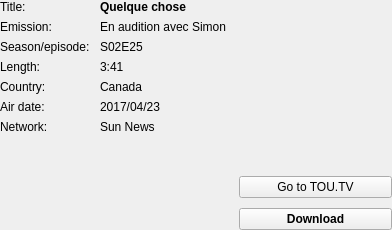
<?xml version="1.0" encoding="UTF-8"?>
<ui version="4.0">
 <class>infos_emission_widget</class>
 <widget class="QWidget" name="infos_emission_widget">
  <property name="geometry">
   <rect>
    <x>0</x>
    <y>0</y>
    <width>392</width>
    <height>230</height>
   </rect>
  </property>
  <layout class="QHBoxLayout" name="horizontalLayout" stretch="3,2">
   <property name="spacing">
    <number>10</number>
   </property>
   <property name="margin">
    <number>0</number>
   </property>
   <item>
    <layout class="QVBoxLayout" name="verticalLayout">
     <item>
      <layout class="QFormLayout" name="main_form_layout">
       <property name="fieldGrowthPolicy">
        <enum>QFormLayout::AllNonFixedFieldsGrow</enum>
       </property>
       <property name="horizontalSpacing">
        <number>10</number>
       </property>
       <property name="verticalSpacing">
        <number>6</number>
       </property>
       <item row="0" column="0">
        <widget class="QLabel" name="title_label">
         <property name="text">
          <string>Title:</string>
         </property>
        </widget>
       </item>
       <item row="0" column="1">
        <widget class="QLabel" name="title_value_label">
         <property name="font">
          <font>
           <weight>75</weight>
           <bold>true</bold>
          </font>
         </property>
         <property name="text">
          <string>Quelque chose</string>
         </property>
        </widget>
       </item>
       <item row="1" column="0">
        <widget class="QLabel" name="emission_label">
         <property name="text">
          <string>Emission:</string>
         </property>
        </widget>
       </item>
       <item row="1" column="1">
        <widget class="QLabel" name="emission_value_label">
         <property name="text">
          <string>En audition avec Simon</string>
         </property>
        </widget>
       </item>
       <item row="2" column="0">
        <widget class="QLabel" name="sae_label">
         <property name="text">
          <string>Season/episode:</string>
         </property>
        </widget>
       </item>
       <item row="2" column="1">
        <widget class="QLabel" name="sae_value_label">
         <property name="text">
          <string>S02E25</string>
         </property>
        </widget>
       </item>
       <item row="3" column="0">
        <widget class="QLabel" name="length_label">
         <property name="text">
          <string>Length:</string>
         </property>
        </widget>
       </item>
       <item row="3" column="1">
        <widget class="QLabel" name="length_value_label">
         <property name="text">
          <string>3:41</string>
         </property>
        </widget>
       </item>
       <item row="4" column="0">
        <widget class="QLabel" name="country_label">
         <property name="text">
          <string>Country:</string>
         </property>
        </widget>
       </item>
       <item row="4" column="1">
        <widget class="QLabel" name="country_value_label">
         <property name="text">
          <string>Canada</string>
         </property>
        </widget>
       </item>
       <item row="5" column="0">
        <widget class="QLabel" name="air_date_label">
         <property name="text">
          <string>Air date:</string>
         </property>
        </widget>
       </item>
       <item row="5" column="1">
        <widget class="QLabel" name="air_date_value_label">
         <property name="text">
          <string>2017/04/23</string>
         </property>
        </widget>
       </item>
       <item row="6" column="0">
        <widget class="QLabel" name="network_label">
         <property name="text">
          <string>Network:</string>
         </property>
        </widget>
       </item>
       <item row="6" column="1">
        <widget class="QLabel" name="network_value_label">
         <property name="text">
          <string>Sun News</string>
         </property>
        </widget>
       </item>
      </layout>
     </item>
     <item>
      <widget class="QLabel" name="description_label_value">
       <property name="text">
        <string/>
       </property>
       <property name="textFormat">
        <enum>Qt::PlainText</enum>
       </property>
       <property name="alignment">
        <set>Qt::AlignLeading|Qt::AlignLeft|Qt::AlignTop</set>
       </property>
       <property name="wordWrap">
        <bool>true</bool>
       </property>
      </widget>
     </item>
     <item>
      <spacer name="verticalSpacer_2">
       <property name="orientation">
        <enum>Qt::Vertical</enum>
       </property>
       <property name="sizeHint" stdset="0">
        <size>
         <width>20</width>
         <height>40</height>
        </size>
       </property>
      </spacer>
     </item>
    </layout>
   </item>
   <item>
    <layout class="QVBoxLayout" name="verticalLayout_2">
     <item>
      <spacer name="verticalSpacer">
       <property name="orientation">
        <enum>Qt::Vertical</enum>
       </property>
       <property name="sizeHint" stdset="0">
        <size>
         <width>20</width>
         <height>40</height>
        </size>
       </property>
      </spacer>
     </item>
     <item>
      <widget class="QPushButton" name="goto_toutv_btn">
       <property name="text">
        <string>Go to TOU.TV</string>
       </property>
      </widget>
     </item>
     <item>
      <widget class="QPushButton" name="dl_btn">
       <property name="font">
        <font>
         <weight>75</weight>
         <bold>true</bold>
        </font>
       </property>
       <property name="text">
        <string>Download</string>
       </property>
      </widget>
     </item>
    </layout>
   </item>
  </layout>
 </widget>
 <resources/>
 <connections/>
</ui>
